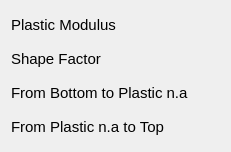
    <widget class="QWidget" name="layoutWidget_3">
     <property name="geometry">
      <rect>
       <x>10</x>
       <y>390</y>
       <width>231</width>
       <height>141</height>
      </rect>
     </property>
     <layout class="QVBoxLayout" name="verticalLayout_7">
      <item>
       <widget class="QLabel" name="plasticmodlabel">
        <property name="minimumSize">
         <size>
          <width>0</width>
          <height>28</height>
         </size>
        </property>
        <property name="maximumSize">
         <size>
          <width>16777215</width>
          <height>28</height>
         </size>
        </property>
        <property name="font">
         <font>
          <pointsize>11</pointsize>
         </font>
        </property>
        <property name="text">
         <string>Plastic Modulus</string>
        </property>
        <property name="wordWrap">
         <bool>false</bool>
        </property>
       </widget>
      </item>
      <item>
       <widget class="QLabel" name="shapefactorlabel">
        <property name="minimumSize">
         <size>
          <width>0</width>
          <height>28</height>
         </size>
        </property>
        <property name="maximumSize">
         <size>
          <width>16777215</width>
          <height>28</height>
         </size>
        </property>
        <property name="font">
         <font>
          <pointsize>11</pointsize>
         </font>
        </property>
        <property name="text">
         <string>Shape Factor</string>
        </property>
        <property name="wordWrap">
         <bool>false</bool>
        </property>
       </widget>
      </item>
      <item>
       <widget class="QLabel" name="plasticlabel">
        <property name="minimumSize">
         <size>
          <width>0</width>
          <height>28</height>
         </size>
        </property>
        <property name="maximumSize">
         <size>
          <width>16777215</width>
          <height>28</height>
         </size>
        </property>
        <property name="font">
         <font>
          <pointsize>11</pointsize>
         </font>
        </property>
        <property name="text">
         <string>From Bottom to Plastic n.a</string>
        </property>
        <property name="wordWrap">
         <bool>false</bool>
        </property>
       </widget>
      </item>
      <item>
       <widget class="QLabel" name="plastictotoplabel">
        <property name="minimumSize">
         <size>
          <width>0</width>
          <height>28</height>
         </size>
        </property>
        <property name="maximumSize">
         <size>
          <width>16777215</width>
          <height>28</height>
         </size>
        </property>
        <property name="font">
         <font>
          <pointsize>11</pointsize>
         </font>
        </property>
        <property name="text">
         <string>From Plastic n.a to Top</string>
        </property>
        <property name="wordWrap">
         <bool>false</bool>
        </property>
       </widget>
      </item>
     </layout>
    </widget>
